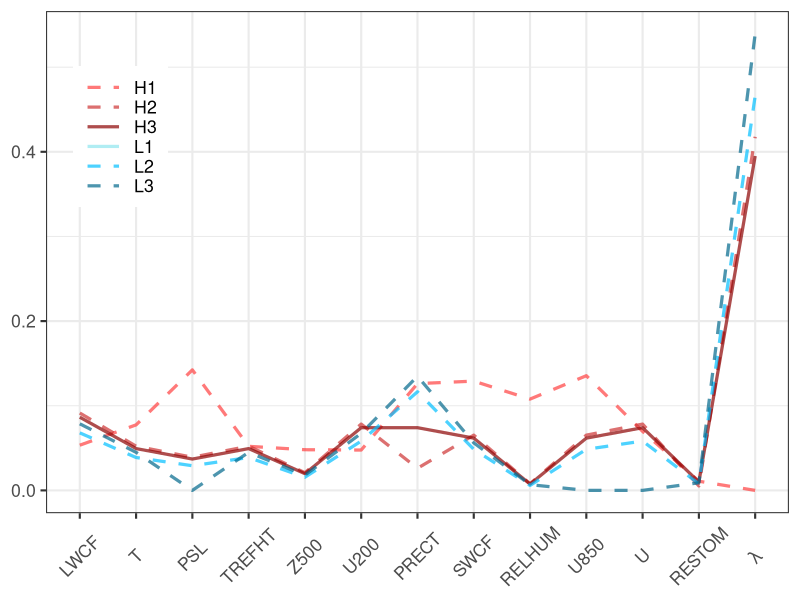

Write R code to recreate this figure.
library(ggplot2)
#library(dplyr)
library(reshape2)
ecs_weights <- read.csv("ecs_weights.csv")

#all seasons for each target field, RESTOM last
h001_weights_allseasons <- c(0.28463486, 0.44940442, 0.44362695, 0.23692335, 0.06452651, 0.24141523,
  0.21241179, 0.06664942, 0.4026099,  0.35348677, 0.40840895, 0.21760331,
  0.06389447, 0.2557827,  0.18929332, 0.06155023, 0.40621401, 0.38365648,
  0.51453263, 0.25569847, 0.0730542,  0.15238188, 0.23946893, 0.0614495,
  0.37257219, 0.41538382, 0.44667292, 0.24996075, 0.07207156, 0.18318005,
  0.20379563, 0.06324854, 0.44332203, 0.27166681, 0.13017859, 0.33657317,
  0.25597076, 0.08491052, 0.20775715, 0.29939104, 0.1009223,  0.34033721,
  0.24381293, 0.07840763, 0.02963332)

h001_weights <- c(h001_weights_allseasons[45],0,apply(matrix(h001_weights_allseasons[-45], nrow=4),2,mean))

colnames(ecs_weights) <- c("var","L1","L2", "L3","H1","H2","H3")
ecs_weights$H1 <- h001_weights
col_sums <- apply(ecs_weights[,-1],2,sum)
ecs_weights_scaled <- ecs_weights
for(i in 2:ncol(ecs_weights_scaled)){
  ecs_weights_scaled[,i] <- ecs_weights[,i]/col_sums[i-1]
}
weights_melted <- melt(ecs_weights_scaled, id.vars = "var",variable.name = "ens", value.name = "weight")

colors_border=c("brown1","brown3","darkred","cadetblue2","deepskyblue","deepskyblue4") #change to variations of blue and red
weights_melted$ens <- factor(weights_melted$ens, levels = c("H1","H2","H3","L1","L2","L3"))
weights_melted$weight <- as.numeric(weights_melted$weight)
weights_melted$var <- factor(weights_melted$var, levels = c("LWCF","T","PSL","TREFHT","Z500","U200","PRECT","SWCF","RELHUM","U850","U","RESTOM","dnet_cld_dir"))

labs <- c("LWCF","T","PSL","TREFHT","Z500","U200","PRECT","SWCF","RELHUM","U850","U","RESTOM",expression(lambda))

ggplot(weights_melted) + geom_line(aes(x=var, y=weight, group=ens, col=ens, lty=ens), alpha=0.7, lwd=1.1)+
  scale_color_manual(values=colors_border) +
  scale_linetype_manual(values= c(2,2,1,1,2,2)) +
  scale_x_discrete(labels= labs) +
  ylab(NULL) + xlab(NULL) + 
  theme_bw(base_size = 16) +
  theme(strip.background = element_blank(), strip.placement = "outside", 
        axis.text.x = element_text(angle = 45, vjust=0.5),
        legend.title = element_blank(), 
        legend.position="inside",
        legend.position.inside = c(0.1,0.75),
        legend.key.size = unit(0.5,"cm"),
        legend.key.width = unit(1,"cm"))
